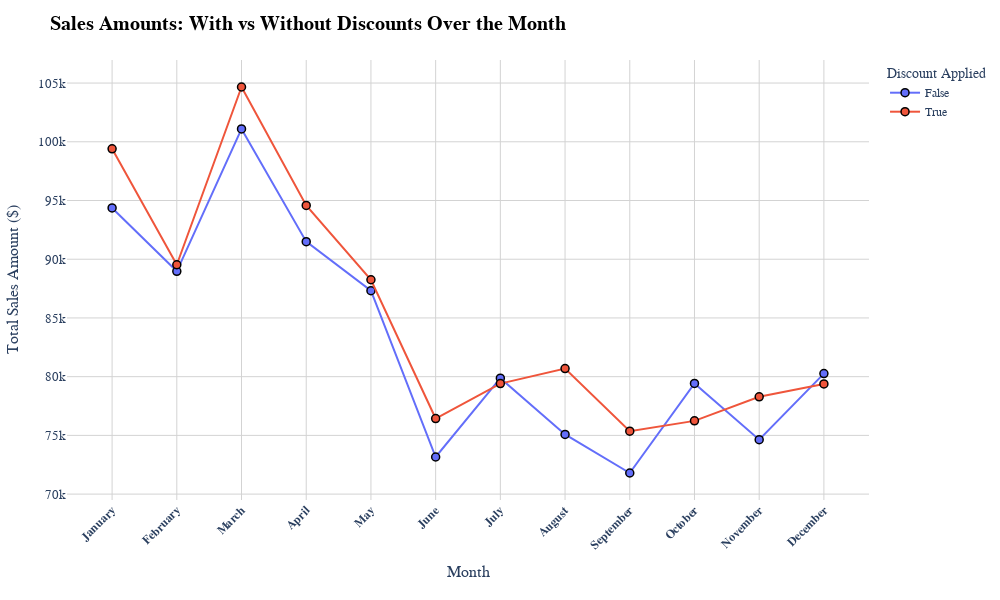

The cell this chart's notebook holds for it:
### Code cell
import plotly.express as px

fig = px.line(sales_comparison, x='Month', y='Amount($)', color='Discount_Applied',
              title='<b>Sales Amounts: With vs Without Discounts Over the Month</b>',
              labels={'Amount($)': 'Total Sales Amount ($)', 'Month': 'Month'},
              markers=True)

# Update layout to match the desired theme
fig.update_layout(
    title_font=dict(size=20, family='Arial', color='black'),
    font=dict(size=13, family='Arial'),
    height=600,
    width=1000,
    plot_bgcolor='white',
    margin=dict(t=60, b=100, l=50, r=50),  # Adjusted margins for better spacing
    showlegend=True,
    legend=dict(
        title='Discount Applied',
        font=dict(size=12, family='Arial')
    ),
    xaxis=dict(
        title='Month',
        tickangle=-45,  # Rotate x-axis labels for readability
        tickfont=dict(size=12, family='Arial', weight='bold'),
        showgrid=True,
        gridcolor='lightgray',
    ),
    yaxis=dict(
        title='Total Sales Amount ($)',
        showgrid=True,
        gridcolor='lightgray',
    )
)

# Enhance markers and line visibility, and add black borders around markers
fig.update_traces(
    marker=dict(
        size=8,  # Adjust marker size for visibility
        line=dict(width=1.5, color='black')  # Thin black border around markers
    ),
    line=dict(width=2),  # Adjust line width for clarity
    texttemplate='%{text}',
    textposition='top center',
    textfont=dict(size=11, color='black', family='Arial', weight='bold')
)

# Show the plot
fig.show()

### Figure 1 — Plotly figure (JSON) as saved in the notebook; plotly's stock layout.template omitted (floating-point values rounded to 4 significant figures)
{"data": [{"hovertemplate": "Discount_Applied=False<br>Month=%{x}<br>Total Sales Amount ($)=%{y}<extra></extra>", "legendgroup": "False", "line": {"color": "#636efa", "dash": "solid", "width": 2}, "marker": {"line": {"color": "black", "width": 1.5}, "size": 8, "symbol": "circle"}, "mode": "lines+markers", "name": "False", "orientation": "v", "showlegend": true, "textfont": {"color": "black", "family": "Arial", "size": 11, "weight": "bold"}, "textposition": "top center", "texttemplate": "%{text}", "type": "scatter", "x": ["January", "February", "March", "April", "May", "June", "July", "August", "September", "October", "November", "December"], "xaxis": "x", "y": [94370.0, 88970.0, 101100.0, 91500.0, 87320.0, 73160.0, 79870.0, 75079, 71800.0, 79420.0, 74640.0, 80260.0], "yaxis": "y"}, {"hovertemplate": "Discount_Applied=True<br>Month=%{x}<br>Total Sales Amount ($)=%{y}<extra></extra>", "legendgroup": "True", "line": {"color": "#EF553B", "dash": "solid", "width": 2}, "marker": {"line": {"color": "black", "width": 1.5}, "size": 8, "symbol": "circle"}, "mode": "lines+markers", "name": "True", "orientation": "v", "showlegend": true, "textfont": {"color": "black", "family": "Arial", "size": 11, "weight": "bold"}, "textposition": "top center", "texttemplate": "%{text}", "type": "scatter", "x": ["January", "February", "March", "April", "May", "June", "July", "August", "September", "October", "November", "December"], "xaxis": "x", "y": [99400.0, 89530.0, 104700.0, 94580.0, 88250.0, 76440.0, 79410.0, 80690.0, 75360.0, 76240.0, 78290.0, 79380.0], "yaxis": "y"}], "layout": {"font": {"family": "Arial", "size": 13}, "height": 600, "legend": {"font": {"family": "Arial", "size": 12}, "title": {"text": "Discount Applied"}, "tracegroupgap": 0}, "margin": {"b": 100, "l": 50, "r": 50, "t": 60}, "plot_bgcolor": "white", "showlegend": true, "title": {"font": {"color": "black", "family": "Arial", "size": 20}, "text": "<b>Sales Amounts: With vs Without Discounts Over the Month</b>"}, "width": 1000, "xaxis": {"anchor": "y", "domain": [0, 1], "gridcolor": "lightgray", "showgrid": true, "tickangle": -45, "tickfont": {"family": "Arial", "size": 12, "weight": "bold"}, "title": {"text": "Month"}}, "yaxis": {"anchor": "x", "domain": [0, 1], "gridcolor": "lightgray", "showgrid": true, "title": {"text": "Total Sales Amount ($)"}}}}
